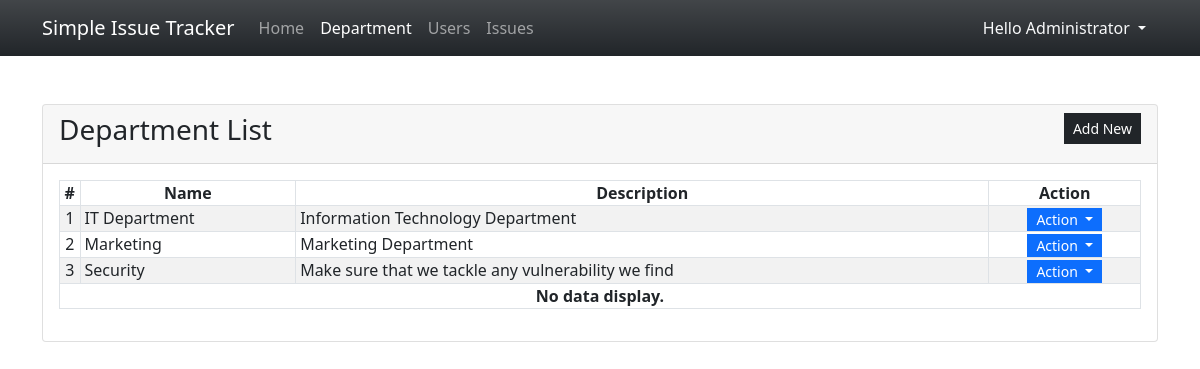
/?page=department (signed in), run on the app's committed database.
### tables this page shows
CREATE TABLE department_list (
            `name` TEXT NOT NULL,
            `description` TEXT NOT NULL,
            `date_created` TIMESTAMP DEFAULT CURRENT_TIMESTAMP
        );

### department.php (the view, shortened to what this page needs)
<div class="card">
    <div class="card-header d-flex justify-content-between">
        <h3 class="card-title">Department List</h3>
        <div class="card-tools align-middle">
            <button class="btn btn-dark btn-sm py-1 rounded-0" type="button" id="create_new">Add New</button>
        </div>
    </div>
    <div class="card-body">
        <table class="table table-hover table-striped table-bordered">
            <thead>
                <tr>
                    <th class="text-center p-0">#</th>
                    <th class="text-center p-0">Name</th>
                    <th class="text-center p-0">Description</th>
                    <th class="text-center p-0">Action</th>
                </tr>
            </thead>
            <tbody>
                <?php
                $sql = "SELECT *,rowid FROM `department_list` order by `name` asc";
                $qry = $conn->query($sql);
                $i = 1;
                    while($row = $qry->fetchArray()):
                ?>
                <tr>
                    <td class="text-center p-0"><?php echo $i++; ?></td>
                    <td class="py-0 px-1"><?php echo $row['name'] ?></td>
                    <td class="py-0 px-1"><?php echo $row['description'] ?></td>
                    <th class="text-center py-0 px-1">
                        <div class="btn-group" role="group">
                            <button id="btnGroupDrop1" type="button" class="btn btn-primary dropdown-toggle btn-sm rounded-0 py-0" data-bs-toggle="dropdown" aria-expanded="false">
                            Action
                            </button>
                        </div>
                    </th>
                </tr>
                <?php endwhile; ?>
                <?php if(!$qry->fetchArray()): ?>
                    <tr>
                        <th class="text-center p-0" colspan="4">No data display.</th>
                    </tr>
                <?php endif; ?>
            </tbody>
        </table>
    </div>
</div>

### data on the page
department_list: name "IT Department", description "Information Technology Department"
department_list: name "Marketing", description "Marketing Department"
department_list: name "Security", description "Make sure that we tackle any vulnerability we find"

### other printed values
$_SESSION['fullname'] "Administrator"
